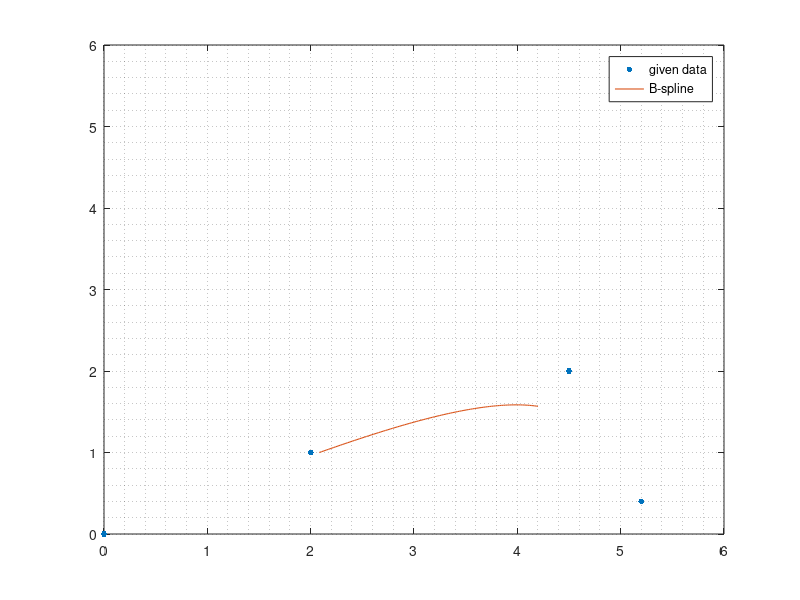

This figure's MATLAB source:
clear all
close all

X = [2.08333333, 2.10585795, 2.12843027, 2.15104798, 2.1737088, 2.19641042, 2.21915053, 2.24192685, 2.26473707, 2.28757888, 2.31045, 2.33334812, 2.35627093, 2.37921615, 2.40218147, 2.42516458, 2.4481632, 2.47117502, 2.49419773, 2.51722905, 2.54026667, 2.56330828, 2.5863516, 2.60939432, 2.63243413, 2.65546875, 2.67849587, 2.70151318, 2.7245184, 2.74750922, 2.77048333, 2.79343845, 2.81637227, 2.83928248, 2.8621668, 2.88502292, 2.90784853, 2.93064135, 2.95339907, 2.97611938, 2.9988, 3.02143862, 3.04403293, 3.06658065, 3.08907947, 3.11152708, 3.1339212, 3.15625952, 3.17853973, 3.20075955, 3.22291667, 3.24500878, 3.2670336, 3.28898882, 3.31087213, 3.33268125, 3.35441387, 3.37606768, 3.3976404, 3.41912972, 3.44053333, 3.46184895, 3.48307427, 3.50420698, 3.5252448, 3.54618542, 3.56702653, 3.58776585, 3.60840107, 3.62892988, 3.64935, 3.66965912, 3.68985493, 3.70993515, 3.72989747, 3.74973958, 3.7694592, 3.78905402, 3.80852173, 3.82786005, 3.84706667, 3.86613928, 3.8850756, 3.90387332, 3.92253013, 3.94104375, 3.95941187, 3.97763218, 3.9957024, 4.01362022, 4.03138333, 4.04898945, 4.06643627, 4.08372148, 4.1008428, 4.11779792, 4.13458453, 4.15120035, 4.16764307, 4.18391038, 4.2];
Y = [1, 1.00999957, 1.01999653, 1.0299883, 1.03997227, 1.04994583, 1.0599064, 1.06985137, 1.07977813, 1.0896841, 1.09956667, 1.10942323, 1.1192512, 1.12904797, 1.13881093, 1.1485375, 1.15822507, 1.16787103, 1.1774728, 1.18702777, 1.19653333, 1.2059869, 1.21538587, 1.22472763, 1.2340096, 1.24322917, 1.25238373, 1.2614707, 1.27048747, 1.27943143, 1.2883, 1.29709057, 1.30580053, 1.3144273, 1.32296827, 1.33142083, 1.3397824, 1.34805037, 1.35622213, 1.3642951, 1.37226667, 1.38013423, 1.3878952, 1.39554697, 1.40308693, 1.4105125, 1.41782107, 1.42501003, 1.4320768, 1.43901877, 1.44583333, 1.4525179, 1.45906987, 1.46548663, 1.4717656, 1.47790417, 1.48389973, 1.4897497, 1.49545147, 1.50100243, 1.5064, 1.51164157, 1.51672453, 1.5216463, 1.52640427, 1.53099583, 1.5354184, 1.53966937, 1.54374613, 1.5476461, 1.55136667, 1.55490523, 1.5582592, 1.56142597, 1.56440293, 1.5671875, 1.56977707, 1.57216903, 1.5743608, 1.57634977, 1.57813333, 1.5797089, 1.58107387, 1.58222563, 1.5831616, 1.58387917, 1.58437573, 1.5846487, 1.58469547, 1.58451343, 1.5841, 1.58345257, 1.58256853, 1.5814453, 1.58008027, 1.57847083, 1.5766144, 1.57450837, 1.57215013, 1.5695371, 1.56666667];

x_fit=[0.0,2.0,4.5,5.2];		% data to be interpolated
y_fit = [0.0,1.0,2.0,0.4];

figure
plot(x_fit,y_fit,'.','MarkerSize',13)
hold on
plot(X,Y,"LineWidth",0.8)
legend("given data","B-spline")
axis ([0 6 0 6])
grid minor